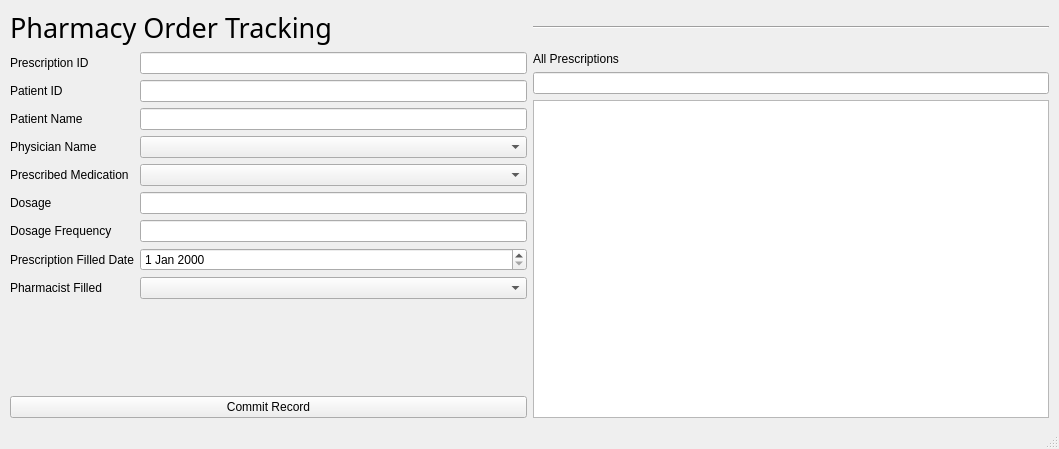
<?xml version="1.0" encoding="UTF-8"?>
<ui version="4.0">
 <class>MainWindow</class>
 <widget class="QMainWindow" name="MainWindow">
  <property name="geometry">
   <rect>
    <x>0</x>
    <y>0</y>
    <width>1059</width>
    <height>449</height>
   </rect>
  </property>
  <property name="windowTitle">
   <string>MainWindow</string>
  </property>
  <widget class="QWidget" name="eprwidget">
   <property name="enabled">
    <bool>true</bool>
   </property>
   <property name="autoFillBackground">
    <bool>false</bool>
   </property>
   <layout class="QVBoxLayout" name="verticalLayout_3">
    <property name="leftMargin">
     <number>10</number>
    </property>
    <property name="rightMargin">
     <number>10</number>
    </property>
    <item>
     <layout class="QHBoxLayout" name="erTitle">
      <property name="spacing">
       <number>6</number>
      </property>
      <property name="leftMargin">
       <number>0</number>
      </property>
      <item>
       <widget class="QLabel" name="label">
        <property name="font">
         <font>
          <family>Segoe Print</family>
          <pointsize>20</pointsize>
         </font>
        </property>
        <property name="text">
         <string>Pharmacy Order Tracking</string>
        </property>
       </widget>
      </item>
      <item>
       <widget class="Line" name="line">
        <property name="orientation">
         <enum>Qt::Horizontal</enum>
        </property>
       </widget>
      </item>
     </layout>
    </item>
    <item>
     <layout class="QHBoxLayout" name="horizontalLayout">
      <item>
       <layout class="QVBoxLayout" name="verticalLayout_2">
        <item>
         <layout class="QFormLayout" name="formLayout">
          <item row="0" column="0">
           <widget class="QLabel" name="prescriptionIDLabel">
            <property name="text">
             <string>Prescription ID</string>
            </property>
           </widget>
          </item>
          <item row="0" column="1">
           <widget class="QLineEdit" name="prescriptionIDLineEdit"/>
          </item>
          <item row="1" column="0">
           <widget class="QLabel" name="patientIDLabel">
            <property name="text">
             <string>Patient ID</string>
            </property>
           </widget>
          </item>
          <item row="1" column="1">
           <widget class="QLineEdit" name="patientIDLineEdit"/>
          </item>
          <item row="2" column="0">
           <widget class="QLabel" name="patientNameLabel">
            <property name="text">
             <string>Patient Name</string>
            </property>
           </widget>
          </item>
          <item row="2" column="1">
           <widget class="QLineEdit" name="patientNameLineEdit"/>
          </item>
          <item row="3" column="0">
           <widget class="QLabel" name="physicianNameLabel">
            <property name="text">
             <string>Physician Name</string>
            </property>
           </widget>
          </item>
          <item row="3" column="1">
           <widget class="QComboBox" name="physicianNameComboBox"/>
          </item>
          <item row="4" column="0">
           <widget class="QLabel" name="prescribedMedicationLabel">
            <property name="text">
             <string>Prescribed Medication</string>
            </property>
           </widget>
          </item>
          <item row="4" column="1">
           <widget class="QComboBox" name="prescribedMedicationComboBox"/>
          </item>
          <item row="5" column="0">
           <widget class="QLabel" name="dosageLabel">
            <property name="text">
             <string>Dosage</string>
            </property>
           </widget>
          </item>
          <item row="5" column="1">
           <widget class="QLineEdit" name="dosageLineEdit"/>
          </item>
          <item row="6" column="0">
           <widget class="QLabel" name="dosageFrequencyLabel">
            <property name="text">
             <string>Dosage Frequency</string>
            </property>
           </widget>
          </item>
          <item row="6" column="1">
           <widget class="QLineEdit" name="dosageFrequencyLineEdit"/>
          </item>
          <item row="7" column="0">
           <widget class="QLabel" name="prescriptionFilledDateLabel">
            <property name="text">
             <string>Prescription Filled Date</string>
            </property>
           </widget>
          </item>
          <item row="7" column="1">
           <widget class="QDateEdit" name="prescriptionFilledDateDateEdit"/>
          </item>
          <item row="8" column="0">
           <widget class="QLabel" name="pharmacistFilledLabel">
            <property name="text">
             <string>Pharmacist Filled</string>
            </property>
           </widget>
          </item>
          <item row="8" column="1">
           <widget class="QComboBox" name="pharmacistFilledComboBox"/>
          </item>
         </layout>
        </item>
        <item>
         <widget class="QPushButton" name="pushButton">
          <property name="text">
           <string>Commit Record</string>
          </property>
         </widget>
        </item>
       </layout>
      </item>
      <item>
       <layout class="QVBoxLayout" name="verticalLayout">
        <item>
         <widget class="QLabel" name="label_2">
          <property name="text">
           <string>All Prescriptions</string>
          </property>
         </widget>
        </item>
        <item>
         <widget class="QLineEdit" name="lineEdit"/>
        </item>
        <item>
         <widget class="QListWidget" name="listWidget"/>
        </item>
       </layout>
      </item>
     </layout>
    </item>
   </layout>
  </widget>
  <widget class="QStatusBar" name="statusbar"/>
  <action name="actionHelp_Page">
   <property name="text">
    <string>Help Page</string>
   </property>
  </action>
  <action name="actionAdministrator_Login">
   <property name="enabled">
    <bool>true</bool>
   </property>
   <property name="text">
    <string>User Management</string>
   </property>
  </action>
  <action name="actionElectronic_Patient_Record">
   <property name="text">
    <string>Electronic Patient Record</string>
   </property>
  </action>
  <action name="actionPhysician_Scheduler">
   <property name="text">
    <string>Physician Scheduler</string>
   </property>
  </action>
  <action name="actionLab_Order_Tracking">
   <property name="text">
    <string>Lab Order Tracking</string>
   </property>
  </action>
  <action name="actionPharmacy_Order_Tracking">
   <property name="text">
    <string>Pharmacy Order Tracking</string>
   </property>
  </action>
  <action name="actionInsurance_Billing">
   <property name="text">
    <string>Insurance Billing</string>
   </property>
  </action>
  <action name="actionEquipment_Inventory_and_Maintenance">
   <property name="text">
    <string>Equipment Inventory and Maintenance</string>
   </property>
  </action>
  <action name="actionPrint">
   <property name="text">
    <string>Print</string>
   </property>
  </action>
 </widget>
 <resources/>
 <connections/>
</ui>
